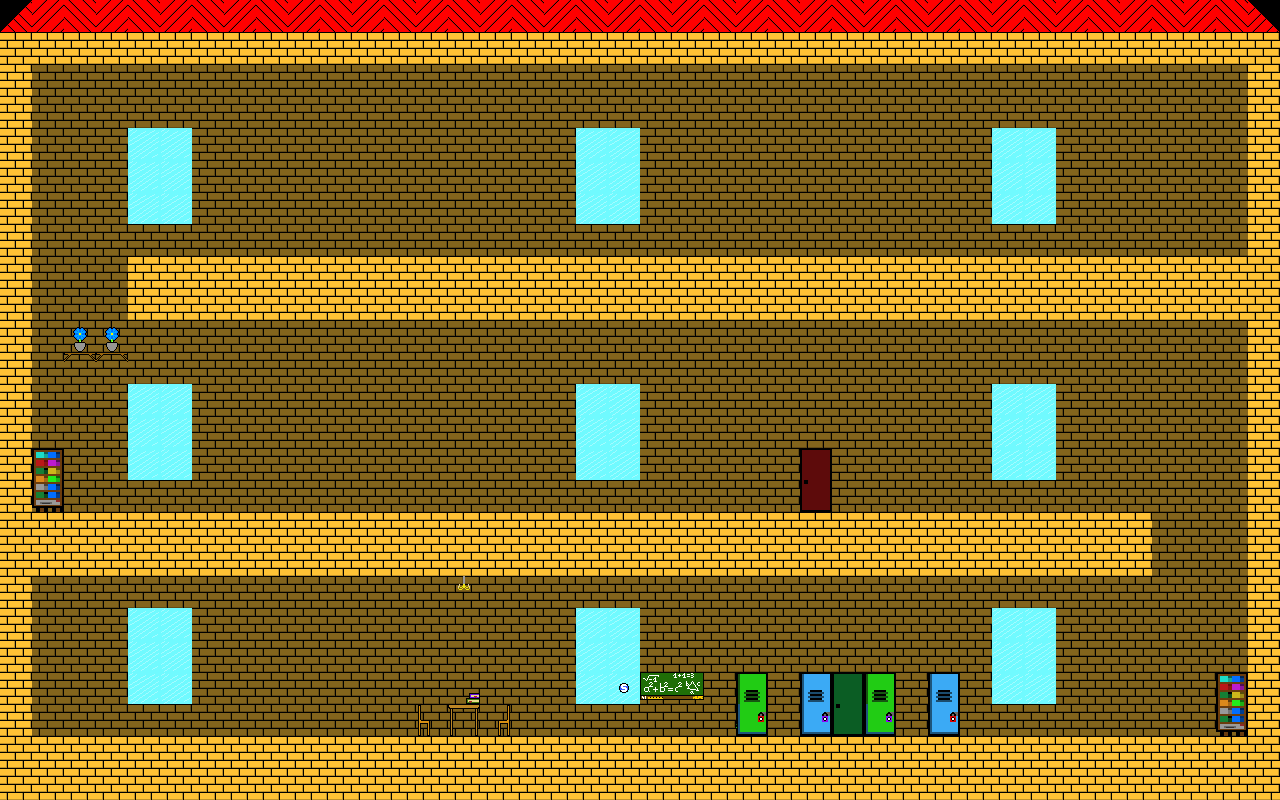

This is a level from a 2D game, rendered from its Tiled map with the project's own tilesets. A one-line summary and the map file follow, with tile-layer data summarised:
An orthogonal 40x25 tile map with 32x32 px tiles, 6 tile layers (Enemy, Floor, Deco, Interactable, ...), 6 tilesets.

<map version="1.10" tiledversion="1.10.2" orientation="orthogonal" renderorder="right-down" width="40" height="25" tilewidth="32" tileheight="32" infinite="0" nextlayerid="8" nextobjectid="1">
 <tileset firstgid="1" source="tsx/dirt_terrain.tsx" />
 <tileset firstgid="17" source="tsx/interactables.tsx" />
 <tileset firstgid="21" source="tsx/Deco.tsx" />
 <tileset firstgid="41" source="tsx/Deco2.tsx" />
 <tileset firstgid="57" source="tsx/Doors.tsx" />
 <tileset firstgid="65" source="tsx/enemy.tsx" />
 <layer id="7" name="Enemy" width="40" height="25">
  <data>[1000 cells, 2 non-empty, 1 distinct tile ids]</data>
 </layer>
 <layer id="2" name="Floor" width="40" height="25">
  <data>[1000 cells, 346 non-empty, 6 distinct tile ids]</data>
 </layer>
 <layer id="3" name="Deco" width="40" height="25">
  <data>[1000 cells, 658 non-empty, 2 distinct tile ids]</data>
 </layer>
 <layer id="4" name="Interactable" width="40" height="25">
  <data>[1000 cells, 5 non-empty, 5 distinct tile ids]</data>
 </layer>
 <layer id="5" name="Deco2" width="40" height="25">
  <data>[1000 cells, 35 non-empty, 15 distinct tile ids]</data>
 </layer>
 <layer id="6" name="Floor2" width="40" height="25">
  <data>[1000 cells, 6 non-empty, 3 distinct tile ids]</data>
 </layer>
</map>
